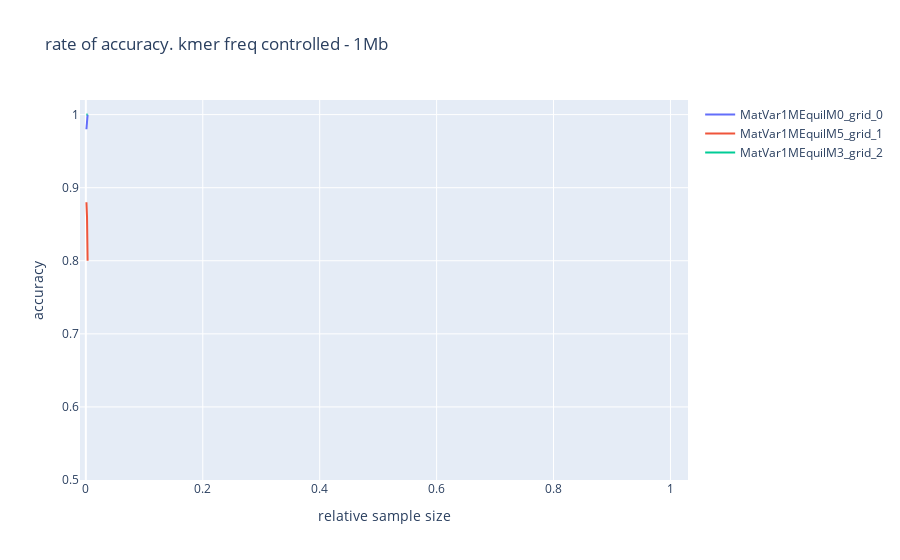

Notebook code for this chart:
### Code cell
fig= [go.Scatter(
    y= [comp_dict[lab][prop] for prop in sorted(comp_dict[lab].keys())],
    x= sorted(comp_dict[lab].keys()),
    error_y= dict(
        array= [comp_std[lab][prop] for prop in sorted(comp_dict[lab].keys())],
        type= 'data',
        #symmetric= True,
        visible=False
    ),
    mode= 'lines',
    name= lab.split('.')[0] + '_{}'.format(mat_lines[lab])
    
) for lab in comp_dict.keys()]


layout= go.Layout(
    title= 'rate of accuracy. kmer freq controlled - 1Mb',
    xaxis= dict(
        range= [-0.01,1.03],
        title= 'relative sample size'
    ),
    yaxis= dict(
        range= [0.5,1.02],
        title= 'accuracy'
    )
)

Figure= go.Figure(data= fig,layout= layout)
iplot(Figure)

### Figure 1 — Plotly figure (JSON) as saved in the notebook; plotly's stock layout.template omitted (floating-point values rounded to 4 significant figures)
{"data": [{"error_y": {"array": [0.14, 0, 0], "type": "data", "visible": false}, "mode": "lines", "name": "MatVar1MEquilM0_grid_0", "type": "scatter", "x": [0.001, 0.002, 0.003], "y": [0.98, 1, 1]}, {"error_y": {"array": [0.325, 0.347, 0.4], "type": "data", "visible": false}, "mode": "lines", "name": "MatVar1MEquilM5_grid_1", "type": "scatter", "x": [0.001, 0.002, 0.003], "y": [0.88, 0.86, 0.8]}, {"error_y": {"array": [0, 0, 0], "type": "data", "visible": false}, "mode": "lines", "name": "MatVar1MEquilM3_grid_2", "type": "scatter", "x": [0.001, 0.002, 0.003], "y": [1, 1, 1]}], "layout": {"title": {"text": "rate of accuracy. kmer freq controlled - 1Mb"}, "xaxis": {"range": [-0.01, 1.03], "title": {"text": "relative sample size"}}, "yaxis": {"range": [0.5, 1.02], "title": {"text": "accuracy"}}}}
